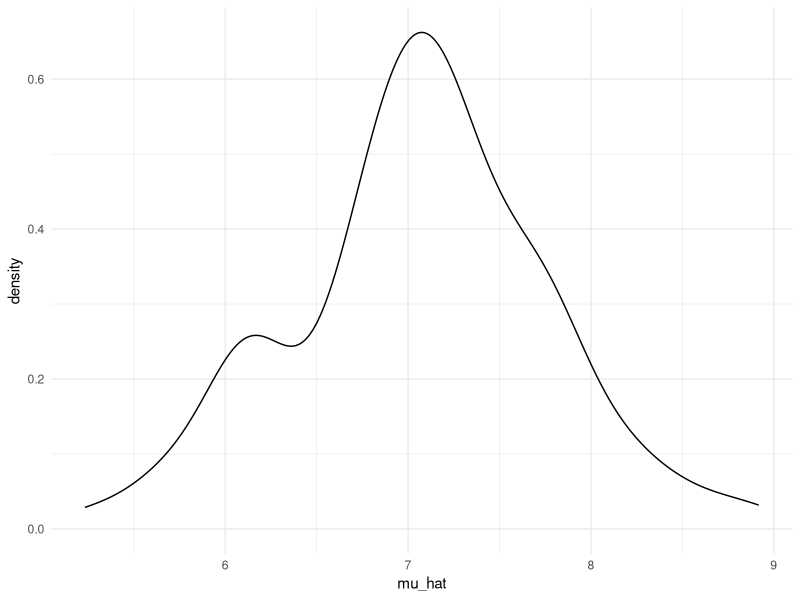
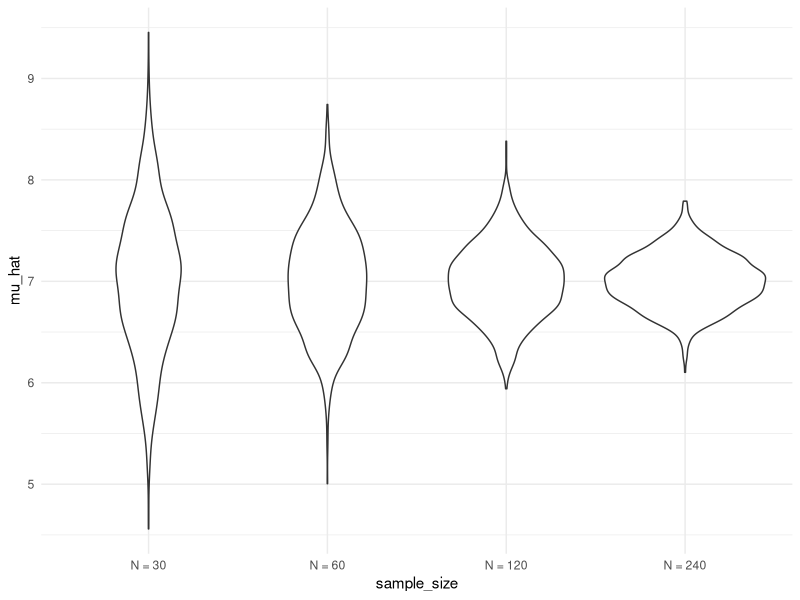
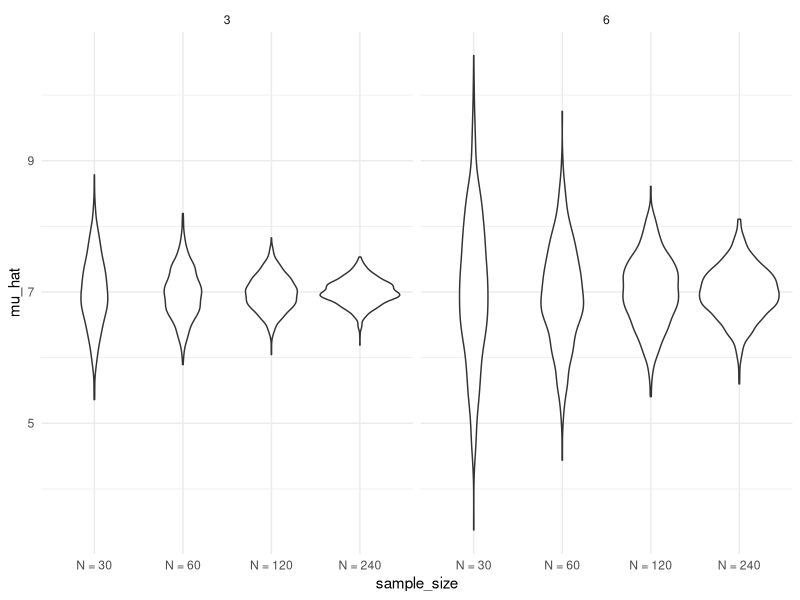

Write the R code that produced these figures, in order.
## ---- chunk 1
library(tidyverse)
knitr::opts_chunk$set(
	echo = TRUE,
	warning = FALSE,
  fig.width = 6,
  fig.asp = .6,
  out.width = "90%"
)
theme_set(theme_minimal() + theme(legend.position = "bottom"))
options(
  ggplot2.continuous.colour = "viridis",
  ggplot2.continuous.fill = "viridis"
)
scale_colour_discrete = scale_colour_viridis_d
scale_fill_discrete = scale_fill_viridis_d
## ---- chunk 2
sim_mean_sd = function(n_obs, mu = 7, sigma = 4) {
  
  x = rnorm(n = n_obs, mean = mu, sd = sigma)
  tibble(
    mu_hat = mean(x),
    sigma_hat = sd(x)
  )
  
}
## ---- chunk 3
sim_mean_sd(n_obs = 30)
## ---- chunk 4
output = vector("list", length = 100)
for (i in 1:100) {
  
  output[[i]] = sim_mean_sd(n_obs = 30)
  
}
bind_rows(output) %>% 
  view
## ---- chunk 5
sim_results_df = 
  expand_grid(
    sample_size = 30,
    iteration = 1:100
  ) %>% 
  mutate(
    estimate_df = map(sample_size, sim_mean_sd)
  ) %>% 
  unnest(estimate_df)
## ---- chunk 6
sim_results_df %>% 
  ggplot(aes(x = mu_hat)) + 
  geom_density()
## ---- chunk 7
sim_results_df = 
  expand_grid(
    sample_size = c(30, 60, 120, 240),
    iteration = 1:1000
  ) %>% 
  mutate(
    estimate_df = map(sample_size, sim_mean_sd)
  ) %>% 
  unnest(estimate_df)
## ---- chunk 8
sim_results_df %>% 
  mutate(
    sample_size = str_c("N = ", sample_size),
    sample_size = fct_inorder(sample_size)
  ) %>% 
  ggplot(aes(x = sample_size, y = mu_hat)) + 
  geom_violin()
## ---- chunk 9
sim_results_df %>% 
  mutate(
    sample_size = str_c("N = ", sample_size),
    sample_size = fct_inorder(sample_size)
  ) %>% 
  group_by(sample_size) %>% 
  summarize(
    emp_st_err = sd(mu_hat)
  )
## ---- chunk 10
sim_results_df = 
  expand_grid(
    sample_size = c(30, 60, 120, 240),
    true_sigma = c(6, 3),
    iteration = 1:1000
  ) %>% 
  mutate(
    estimate_df = 
      map2(.x = sample_size, .y = true_sigma, ~sim_mean_sd(n_obs = .x, sigma = .y))
  ) %>% 
  unnest(estimate_df)
## ---- chunk 11
sim_results_df %>% 
  mutate(
    sample_size = str_c("N = ", sample_size),
    sample_size = fct_inorder(sample_size)
  ) %>% 
  ggplot(aes(x = sample_size, y = mu_hat)) + 
  geom_violin() + 
  facet_grid(. ~ true_sigma)
